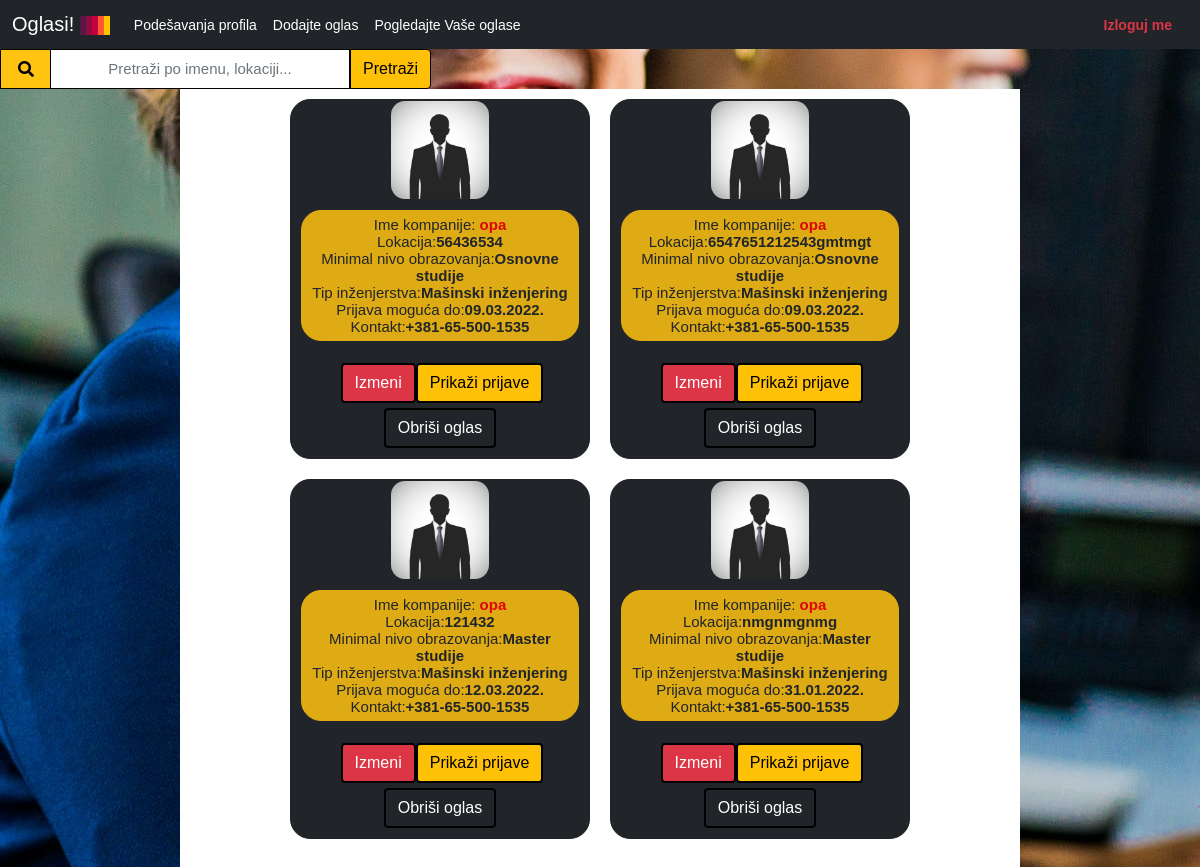
The page /mojioglasi.php (signed in) on the database its author committed.
### tables this page shows
CREATE TABLE IF NOT EXISTS `oglasi` (
  `id_o` int(11) NOT NULL AUTO_INCREMENT,
  `lokacija` varchar(255) NOT NULL,
  `opis` varchar(4000) NOT NULL,
  `rok` date NOT NULL,
  `kontakt` varchar(255) NOT NULL,
  `sprema` varchar(255) NOT NULL,
  `struka` varchar(255) NOT NULL,
  `id_firme` int(11) NOT NULL,
  `id_korisnika` int(11) NOT NULL,
  PRIMARY KEY (`id_o`),
  KEY `id_firme` (`id_firme`),
  KEY `id_korisnika` (`id_korisnika`)
);

CREATE TABLE IF NOT EXISTS `firme` (
  `id_f` int(11) NOT NULL AUTO_INCREMENT,
  `Naziv_firme` varchar(255) NOT NULL,
  `id_poslodavca` int(11) NOT NULL,
  `slika` varchar(50) DEFAULT NULL,
  PRIMARY KEY (`id_f`),
  UNIQUE KEY `Naziv_firme` (`Naziv_firme`),
  KEY `id_poslodavca` (`id_poslodavca`)
);

### mojioglasi.php (the view, shortened to what this page needs)
<?php include('server.php') ?>
<!DOCTYPE html>
<html lang="en">
<head>
         <link rel="stylesheet" href="https://use.fontawesome.com/releases/v5.3.1/css/all.css">
   <link rel="stylesheet" href="pocetna.css">
   <link rel="stylesheet" href="style.css">
    <link href="https://cdn.jsdelivr.net/npm/bootstrap@5.1.3/dist/css/bootstrap.min.css" rel="stylesheet">
</head>
<body>
<nav class="navbar navbar-expand navbar-dark bg-dark" aria-label="Second navbar example">
        <div class="container-fluid">
          <a class="navbar-brand" href="#">Oglasi!
              <img src="slike/colour.jpg" alt="logo" style="width:30px">
          </a>
          <div class="collapse navbar-collapse" id="navbarsExample02">
            <ul class="navbar-nav me-auto">
              <li class="nav-item">
                <a class="nav-link active" aria-current="page" href="indexp.php">Podešavanja profila</a>
              </li>
              <li class="nav-item">
              <a class="nav-link active" aria-current="page" href="dodajoglas.php">Dodajte oglas</a>
              </li>
              <li class="nav-item">
              <a class="nav-link active" aria-current="page" href="mojioglasi.php">Pogledajte Vaše oglase</a>
              </li>
              <li class="nav-item" style="position:absolute; right:20px;">
              <a style="color:#DC3545;" class="nav-link active aria-current="page" href="logout.php" class="btn btn-danger ml-3"><b>Izloguj me</b></a>
              </li>
            </ul>
          </div>
        </div>
      </nav>
      <section>
    <form method="post" style="width:80%">
    <div class="input-group form-group formedGroupAddon" style="min-width:40%;margin:0">
                            <div class="input-group-prepend groupAddon" style="margin-top:0;">
                                <span class="input-group-text"><i class="fas fa-search "style="margin:5px 5px 5px 5px;" ></i></span>
                            </div>
                            <input type="text" name="pretraga" class="form-control searchbarStyle" placeholder="Pretraži po imenu, lokaciji...">
                            <button type="submit" name="pretrazi" class="btn btn-warning" style="border:1px solid black;font-weight:500">Pretraži</button>
                              </div>
    </form>
      <?php
$check=15;
$query='SELECT id_o, slika, Naziv_firme, lokacija, sprema, struka, o.kontakt, rok, opis FROM oglasi o JOIN users u ON o.id_korisnika=u.id_u JOIN firme f ON o.id_firme=f.id_f WHERE u.username=?';
$db1=mysqli_stmt_init($db);
mysqli_stmt_prepare($db1, $query);
if($check==2)
{
  mysqli_stmt_bind_param($db1, "ssssss", $_SESSION['username'], $kriterijum, $kriterijum, $kriterijum, $kriterijum, $kriterijum);
}
else
{
  mysqli_stmt_bind_param($db1, "s", $_SESSION['username']);
}
mysqli_stmt_execute($db1);
$result = mysqli_stmt_get_result($db1);
if ($result->num_rows >= 0)
{
  echo "<section class='sectionContainer'>";
  while($row = mysqli_fetch_array($result, MYSQLI_ASSOC))
  {
    $id1=$row['id_o'];
    $slika=$row['slika'];
    $kek="kompanijanp.php?ime=" . $row['Naziv_firme'] . "&lokacija=" . $row['lokacija'] . "&inz=" . $row['struka'] . "&kont=" . $row['kontakt'];
    if($slika=='')
    {
      echo "<div id='$id1' style='position:relative;background-color:#212529;display:inline-block;width:auto;max-width:300px;height:auto;border:1px solid #212529;margin:10px;border-radius:20px;'\><img style='border:1px solid #212529;border-radius:15px;' src='slike/default.jpg' alt='neka slika'\>" ."<p style='font-size:15px;margin:10px;padding:5px;background-color:#FFC312;opacity:0.85;border:1px solid #FFC312;border-radius:20px;'\>"."Ime kompanije:<b> <a style='text-decoration: none;color:red;' href='$kek'>" .str_replace("'","`",$row["Naziv_firme"]). "</a>  </b><br>Lokacija:<b>" . $row["lokacija"]. "  </b><br>Minimal nivo obrazovanja:<b>" .$row["sprema"]."  </b><br>Tip inženjerstva:<b>".$row["struka"]."  </b>"."</b><br>Prijava moguća do:<b>".date("d.m.Y.", strtotime($row["rok"]))."  </b><br>Kontakt:<b>".$row['kontakt'] ."</b>"."<br><p style='display:none'>".$row['opis']."</p>"."<p style='display:none'>".$username."</p></p><br>;<button onclick='window.location.href=\"promenioglas.php?id=\"+$id1;' class='btn btn-danger' name='promeni' value='$id1'style='border:2px solid black;margin:-10px 0 10px 0;'>Izmeni</button>";
    }
    echo "<button class='btn btn-warning' name='prijave' value='$id1' onclick='return kaPrijavama($id1)' style='border:2px solid black;margin:-10px 0 10px 0;'>Prikaži prijave</button>";
    echo "<form method='post'><button class='btn btn-dark' name='obrisi' value='$id1' style='border:2px solid black;margin:-5px 0 10px 0px;'>Obriši oglas</button></form></div>";
  }
  echo "</section>";
}
else
{
  echo "0 results";
}
  ?>
</body>
</html>

### pocetna.css (style rules this page uses)
img { max-width: 250px; max-height: 100px; }
p { margin:5px 5px 5px 5px; }

### style.css (style rules this page uses)
html,body { background-image: url(slike/backpic.jpg); background-position: center; background-repeat: no-repeat; background-attachment: fixed; font-family: 'Numans', sans-serif; overflow:auto; }
.input-group-prepend span { width: 50px; background-color: #FFC312; color: black; border:0 !important; }
.sectionContainer { background-color:white !important; min-width:70% !important; max-width:90% !important; margin:0 15% 0 15% !important; height:auto !important; min-height:100% !important; position:absolute !important; }
.groupAddon { background-color:#FFC312 !important; border:1px solid black !important; border-right:0 !important; }
.formedGroupAddon { margin:5% 0 5% 0; }
.searchbarStyle { border-radius:0 0 0px 0 !important; border:1px solid black !important; border-left:0 !important; border-right:0 !important; font-size:15px !important; text-align:center !important; max-width:300px !important; border-left:1px solid black !important; border-right:1px solid black !important; margin-right:1px; }

### mojioglasi.php (style rules this page uses)
body { font: 14px sans-serif; text-align: center; }

### rows shown on the page
oglasi: id_firme.Naziv_firme "opa", lokacija "56436534", sprema "Osnovne studije", struka "Mašinski inženjering", rok "09.03.2022.", kontakt "+381-65-500-1535", $id1 47 (drawn)
oglasi: id_firme.Naziv_firme "opa", lokacija "6547651212543gmtmgt", sprema "Osnovne studije", struka "Mašinski inženjering", rok "09.03.2022.", kontakt "+381-65-500-1535", $id1 48 (drawn)
oglasi: id_firme.Naziv_firme "opa", lokacija "121432", sprema "Master studije", struka "Mašinski inženjering", rok "12.03.2022.", kontakt "+381-65-500-1535", $id1 49 (drawn)
oglasi: id_firme.Naziv_firme "opa", lokacija "nmgnmgnmg", sprema "Master studije", struka "Mašinski inženjering", rok "31.01.2022.", kontakt "+381-65-500-1535", $id1 54 (drawn)
